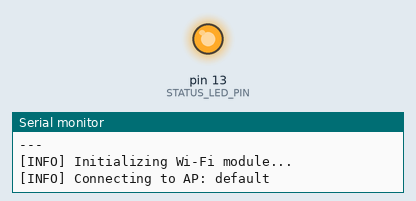
The sketch below on a simulated Arduino Uno, built for the host (arithmetic inside an expression is 32-bit, double 64-bit). Shown: output pins drawn as LEDs (lit = HIGH), the last lines printed to the serial monitor. WiFi joins after 1.5 s; servers stay silent unless stated.

Above: at 1.1 s.
At 2.6 s:
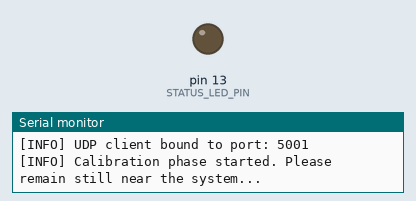
Timing chart, 0 to 4.1 s (numbered marks = the images above):
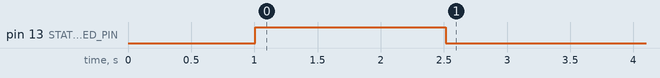

The sketch:

LumosRF.ino
```cpp
/**
 * @file LumosRF.ino
 * @brief LUMOS RF - Advanced ESP8266 Wi-Fi Sensing & Motion Analysis Node.
 *
 * This is the main firmware entry point. It sets up hardware peripherals,
 * performs baseline calibration, runs the signal processing loop, and
 * outputs telemetry over serial and writes to the SPI MicroSD card.
 */

#include "Config.h"
#include "WifiManager.h"
#include "Filters.h"
#include "MotionClassifier.h"
#include <WiFiUdp.h>

// System Components
WifiManager wifi;
Filters filter;
MotionClassifier classifier;
WiFiUDP udpStream;

// Timers and State Variables
unsigned long lastSampleTime = 0;
bool isCalibrated = false;
MotionLevel lastMotionLevel = LEVEL_IDLE;

void setup() {
    // Initialize Serial Port
    Serial.begin(SERIAL_BAUD_RATE);
    delay(1000); // Wait for serial monitor to open

    Serial.println("\n---");
    Serial.println("[BOOT] LUMOS RF Starting...");
    Serial.println("[BOOT] Advanced ESP8266 Wi-Fi Sensing Node");
    Serial.println("[BOOT] Designed for motion analysis & occupancy detection");
    Serial.println("---");

    // Initialize status indicator LED (Built-in)
    pinMode(STATUS_LED_PIN, OUTPUT);
    digitalWrite(STATUS_LED_PIN, HIGH); // Off initially (Active Low)

    // 1. Initialize WiFi connection to the Edimax router
    wifi.begin();

    // 2. Initialize UDP stream
    udpStream.begin(UDP_HUB_PORT);
    Serial.print("[INFO] UDP client bound to port: ");
    Serial.println(UDP_HUB_PORT);

    // 3. Initiate Baseline Calibration
    // The user should remain still during this phase to establish the noise floor.
    filter.startCalibration();
}

void loop() {
    // Keep WiFi active and handle reconnection in the background
    wifi.keepAlive();

    unsigned long currentMillis = millis();

    // Non-blocking sampling timer
    if (currentMillis - lastSampleTime >= MEASUREMENT_INTERVAL_MS) {
        lastSampleTime = currentMillis;

        // Retrieve current RSSI from the router connection
        int8_t rawRssi = wifi.getRSSI();

        // Handle Calibration Phase
        if (filter.isCalibrating()) {
            filter.processCalibrationSample(rawRssi);

            // Print progress indicator
            if (millis() % 1000 < MEASUREMENT_INTERVAL_MS) {
                Serial.print("[INFO] Calibrating baseline... (Raw RSSI: ");
                Serial.print(rawRssi);
                Serial.println(" dBm)");
            }

            // Detect when calibration completes
            if (!filter.isCalibrating()) {
                isCalibrated = true;
                Serial.println("[INFO] System entered SENSING mode.");
                Serial.print("[INFO] Baseline RSSI: ");
                Serial.print((int)filter.getBaselineRSSI());
                Serial.println(" dBm");
            }
        }
        // Handle Active Sensing Mode
        else if (isCalibrated) {
            // Push sample into sliding window buffer
            filter.addSample(rawRssi);

            if (filter.isWindowFull()) {
                float rssiMean = filter.getMean();
                float rssiVar = filter.getVariance();
                float noiseFloor = filter.getNoiseFloor();
                float baselineRSSI = filter.getBaselineRSSI();

                // Compute disturbance metrics
                float anomalyScore = classifier.calculateAnomalyScore(rssiVar, noiseFloor);
                MotionLevel currentLevel = classifier.classify(rssiVar);
                const char* levelStr = MotionClassifier::toString(currentLevel);

                // ADAPTIVE BASELINE TRACKING:
                // Only adapt baseline RSSI when the room is IDLE (no movement).
                // If we adapt during movement, the large variance will pollute the
                // baseline envelope, leading to desensitization.
                if (currentLevel == LEVEL_IDLE) {
                    filter.adaptBaseline(rssiMean);
                }

                // 1. Output Standard Structured Serial Data
                // The format is structured for ease of regex parsing by the Python plotter
                Serial.print("[DATA] RSSI: ");
                Serial.print(rawRssi);
                Serial.print(" | Mean: ");
                Serial.print(rssiMean, 2);
                Serial.print(" | Var: ");
                Serial.print(rssiVar, 4);
                Serial.print(" | Anomaly: ");
                Serial.print(anomalyScore, 2);
                Serial.print(" | Level: ");
                Serial.println(levelStr);

                // 2. Trigger Alerts for Motion Intensity Transitions
                // Alerts are triggered when transitioning from IDLE to any motion level,
                // or when motion intensity increases.
                if (currentLevel != LEVEL_IDLE && currentLevel != lastMotionLevel) {
                    Serial.print("[ALERT] Motion Detected: ");
                    Serial.println(levelStr);
                }

                // 3. Stream Telemetry via UDP
                if (wifi.isConnected()) {
                    char packetBuffer[256];
                    snprintf(packetBuffer, sizeof(packetBuffer),
                             "{\"node_id\":\"%s\",\"ms\":%lu,\"rssi\":%d,\"mean\":%.2f,\"var\":%.4f,\"anomaly\":%.2f,\"level\":\"%s\"}",
                             NODE_ID, currentMillis, rawRssi, rssiMean, rssiVar, anomalyScore, levelStr);

                    udpStream.beginPacket(UDP_HUB_IP, UDP_HUB_PORT);
                    udpStream.write((const uint8_t*)packetBuffer, strlen(packetBuffer));
                    udpStream.endPacket();
                }

                // Update historical state
                lastMotionLevel = currentLevel;
            }
        }
    }
}
```

Filters.cpp
```cpp
/**
 * @file Filters.cpp
 * @brief Implementation of signal processing filters.
 */

#include "Filters.h"
#include <math.h>

Filters::Filters() :
    _head(0),
    _count(0),
    _isCalibrating(false),
    _calibrationCount(0),
    _calibrationRSSIAccumulator(0.0),
    _calibrationVarAccumulator(0.0),
    _calibratedVarCount(0),
    _baselineRSSI(-60.0f),
    _noiseFloor(0.05f) {

    // Initialize circular buffer with zero
    for (int i = 0; i < WINDOW_SIZE; i++) {
        _buffer[i] = 0;
    }
}

void Filters::addSample(int8_t rssi) {
    _buffer[_head] = rssi;
    _head = (_head + 1) % WINDOW_SIZE;

    if (_count < WINDOW_SIZE) {
        _count++;
    }
}

bool Filters::isWindowFull() const {
    return (_count >= WINDOW_SIZE);
}

float Filters::getMean() const {
    if (_count == 0) return 0.0f;

    long sum = 0;
    for (int i = 0; i < _count; i++) {
        sum += _buffer[i];
    }
    return (float)sum / _count;
}

float Filters::getVariance() const {
    if (_count < 2) return 0.0f;

    float mean = getMean();
    double sumSqDiff = 0.0;

    for (int i = 0; i < _count; i++) {
        float diff = _buffer[i] - mean;
        sumSqDiff += (diff * diff);
    }

    // Sample variance (divided by N - 1)
    return (float)(sumSqDiff / (_count - 1));
}

void Filters::startCalibration() {
    _isCalibrating = true;
    _calibrationCount = 0;
    _calibrationRSSIAccumulator = 0.0;
    _calibrationVarAccumulator = 0.0;
    _calibratedVarCount = 0;
    _count = 0;
    _head = 0;
    Serial.println("[INFO] Calibration phase started. Please remain still near the system...");
}

bool Filters::isCalibrating() const {
    return _isCalibrating;
}

void Filters::processCalibrationSample(int8_t rssi) {
    if (!_isCalibrating) return;

    // Add raw RSSI to circular buffer
    addSample(rssi);

    _calibrationCount++;
    _calibrationRSSIAccumulator += rssi;

    // Once the buffer window is full, accumulate variance to determine noise floor
    if (isWindowFull()) {
        _calibrationVarAccumulator += getVariance();
        _calibratedVarCount++;
    }

    // Check if calibration period is complete
    if (_calibrationCount >= CALIBRATION_SAMPLES) {
        _isCalibrating = false;

        // Compute final calibration parameters
        _baselineRSSI = (float)(_calibrationRSSIAccumulator / _calibrationCount);

        if (_calibratedVarCount > 0) {
            _noiseFloor = (float)(_calibrationVarAccumulator / _calibratedVarCount);
        } else {
            _noiseFloor = 0.05f; // Fallback sensible default if variance couldn't be calculated
        }

        // Ensure noise floor is not zero to avoid division by zero later
        if (_noiseFloor < 0.001f) {
            _noiseFloor = 0.001f;
        }

        Serial.println("[INFO] Calibration complete!");
        Serial.print("[INFO] Calibrated Baseline RSSI: ");
        Serial.print(_baselineRSSI, 2);
        Serial.println(" dBm");
        Serial.print("[INFO] Calibrated Noise Floor (Variance): ");
        Serial.print(_noiseFloor, 4);
        Serial.println(" dBm^2");
    }
}

float Filters::getBaselineRSSI() const {
    return _baselineRSSI;
}

float Filters::getNoiseFloor() const {
    return _noiseFloor;
}

void Filters::adaptBaseline(float currentMean) {
    if (_isCalibrating) return;

    // EMA drift tracking: slowly updates baseline RSSI during idle periods.
    // This allows the system to follow slow long-term environmental drifts.
    _baselineRSSI = ((1.0f - BASELINE_ALPHA) * _baselineRSSI) + (BASELINE_ALPHA * currentMean);
}
```

Filters.h
```cpp
/**
 * @file Filters.h
 * @brief Header for signal processing filters, including moving averages,
 *        sliding variance, calibration routines, and adaptive baseline tracking.
 */

#ifndef FILTERS_H
#define FILTERS_H

#include <Arduino.h>
#include "Config.h"

class Filters {
public:
    /**
     * @brief Construct a new Filters object
     */
    Filters();

    /**
     * @brief Adds a new RSSI sample to the sliding window circular buffer
     * @param rssi The raw RSSI sample
     */
    void addSample(int8_t rssi);

    /**
     * @brief Checks if the sliding window is fully populated
     * @return true if the window is full, false otherwise
     */
    bool isWindowFull() const;

    /**
     * @brief Computes the Simple Moving Average (SMA) of the current window
     * @return float The average RSSI
     */
    float getMean() const;

    /**
     * @brief Computes the sample variance of the current window
     * @return float The RSSI variance in dBm^2
     */
    float getVariance() const;

    /**
     * @brief Initiates the calibration sequence
     */
    void startCalibration();

    /**
     * @brief Checks if the system is currently calibrating
     * @return true if calibrating, false if complete
     */
    bool isCalibrating() const;

    /**
     * @brief Process a sample during the calibration phase
     * @param rssi The raw RSSI sample
     */
    void processCalibrationSample(int8_t rssi);

    /**
     * @brief Retrieves the calibrated baseline RSSI
     * @return float Baseline RSSI in dBm
     */
    float getBaselineRSSI() const;

    /**
     * @brief Retrieves the baseline noise floor (average idle variance)
     * @return float Noise floor variance in dBm^2
     */
    float getNoiseFloor() const;

    /**
     * @brief Gradually adapts the baseline RSSI to ambient drift (temperature, etc.)
     * @param currentMean The current SMA RSSI
     */
    void adaptBaseline(float currentMean);

private:
    // Circular Buffer for Sliding Window
    int8_t _buffer[WINDOW_SIZE];
    int _head;
    int _count;

    // Calibration Variables
    bool _isCalibrating;
    int _calibrationCount;

    // Accumulators for baseline calculation
    double _calibrationRSSIAccumulator;
    double _calibrationVarAccumulator;
    int _calibratedVarCount;

    // Calibrated References
    float _baselineRSSI;
    float _noiseFloor;
};

#endif // FILTERS_H
```

MotionClassifier.cpp
```cpp
/**
 * @file MotionClassifier.cpp
 * @brief Implementation of the motion classification system.
 */

#include "MotionClassifier.h"

MotionClassifier::MotionClassifier() {
}

float MotionClassifier::calculateAnomalyScore(float variance, float noiseFloor) const {
    if (noiseFloor <= 0.0001f) {
        return 0.0f;
    }
    // The anomaly score represents the multiple of the current variance
    // compared to the calibrated resting noise floor.
    float score = variance / noiseFloor;
    return score;
}

MotionLevel MotionClassifier::classify(float variance) const {
    if (variance < SLIGHT_THRESHOLD) {
        return LEVEL_IDLE;
    } else if (variance < MODERATE_THRESHOLD) {
        return LEVEL_SLIGHT;
    } else if (variance < HEAVY_THRESHOLD) {
        return LEVEL_MODERATE;
    } else {
        return LEVEL_HEAVY;
    }
}

const char* MotionClassifier::toString(MotionLevel level) {
    switch (level) {
        case LEVEL_IDLE:
            return "IDLE";
        case LEVEL_SLIGHT:
            return "SLIGHT";
        case LEVEL_MODERATE:
            return "MODERATE";
        case LEVEL_HEAVY:
            return "HEAVY";
        default:
            return "UNKNOWN";
    }
}
```

MotionClassifier.h
```cpp
/**
 * @file MotionClassifier.h
 * @brief Classifies signal disturbances into motion intensity levels and
 *        calculates anomaly scores.
 */

#ifndef MOTION_CLASSIFIER_H
#define MOTION_CLASSIFIER_H

#include <Arduino.h>
#include "Config.h"

// Enum representing the parsed motion levels
enum MotionLevel {
    LEVEL_IDLE = 0,
    LEVEL_SLIGHT,
    LEVEL_MODERATE,
    LEVEL_HEAVY
};

class MotionClassifier {
public:
    /**
     * @brief Construct a new Motion Classifier object
     */
    MotionClassifier();

    /**
     * @brief Calculates the anomaly score based on current variance and noise floor
     * @param variance Current sliding window variance
     * @param noiseFloor Calibrated noise floor variance
     * @return float The ratio of variance to noise floor
     */
    float calculateAnomalyScore(float variance, float noiseFloor) const;

    /**
     * @brief Classifies the movement intensity level based on the current variance
     * @param variance Current sliding window variance
     * @return MotionLevel The classified motion level
     */
    MotionLevel classify(float variance) const;

    /**
     * @brief Utility function to convert a MotionLevel enum to its string representation
     * @param level The MotionLevel enum
     * @return const char* String representation (e.g. "IDLE", "SLIGHT", etc.)
     */
    static const char* toString(MotionLevel level);
};

#endif // MOTION_CLASSIFIER_H
```

WifiManager.cpp
```cpp
/**
 * @file WifiManager.cpp
 * @brief Implementation of Wi-Fi management routines.
 */

#include "WifiManager.h"

WifiManager::WifiManager() :
    _lastReconnectAttempt(0),
    _isConnecting(false) {
}

void WifiManager::begin() {
    Serial.println("[INFO] Initializing Wi-Fi module...");

    // Set WiFi to Station (client) mode
    WiFi.mode(WIFI_STA);

    // IMPORTANT FOR RF SENSING:
    // By default, the ESP8266 uses Modem-Sleep mode, turning off the RF circuit
    // when not transmitting to save power. This creates massive artificial drops
    // and fluctuations in RSSI, which ruins motion sensing.
    // We disable sleep to keep the receiver radio fully powered and active.
    WiFi.setSleepMode(WIFI_NONE_SLEEP);

    Serial.print("[INFO] Connecting to AP: ");
    Serial.println(WIFI_SSID);

    WiFi.begin(WIFI_SSID, WIFI_PASSWORD);

    unsigned long startAttemptTime = millis();

    // Blocking wait for initial connection (with timeout)
    while (WiFi.status() != WL_CONNECTED && (millis() - startAttemptTime < WIFI_CONNECTION_TIMEOUT_MS)) {
        delay(500);
        Serial.print(".");
        // Blink built-in LED during connection attempt
        digitalWrite(STATUS_LED_PIN, !digitalRead(STATUS_LED_PIN));
    }
    Serial.println();

    if (WiFi.status() == WL_CONNECTED) {
        digitalWrite(STATUS_LED_PIN, LOW); // Turn on LED (Active Low on NodeMCU) to indicate connected
        Serial.print("[INFO] WiFi Connected. IP Address: ");
        Serial.println(WiFi.localIP());
        Serial.print("[INFO] Signal Strength (RSSI): ");
        Serial.print(WiFi.RSSI());
        Serial.println(" dBm");
    } else {
        digitalWrite(STATUS_LED_PIN, HIGH); // Turn off LED
        Serial.println("[WARN] WiFi Connection failed or timed out. Operating in disconnected sensing mode.");
        _isConnecting = true;
    }
}

bool WifiManager::isConnected() {
    return (WiFi.status() == WL_CONNECTED);
}

int8_t WifiManager::getRSSI() {
    if (!isConnected()) {
        // Return a sentinel value representing "no signal"
        return -127;
    }
    return WiFi.RSSI();
}

void WifiManager::keepAlive() {
    unsigned long currentMillis = millis();

    if (!isConnected()) {
        digitalWrite(STATUS_LED_PIN, HIGH); // Turn off LED if disconnected

        // Non-blocking reconnect attempt every 10 seconds
        if (currentMillis - _lastReconnectAttempt >= 10000) {
            _lastReconnectAttempt = currentMillis;
            Serial.println("[WARN] WiFi disconnected. Attempting reconnection...");

            // Re-initiate connection
            WiFi.begin(WIFI_SSID, WIFI_PASSWORD);
        }
    } else {
        // Keep LED ON when connected
        digitalWrite(STATUS_LED_PIN, LOW);
    }
}
```

WifiManager.h
```cpp
/**
 * @file WifiManager.h
 * @brief Handles Wi-Fi connection establishment and telemetry data capture.
 */

#ifndef WIFI_MANAGER_H
#define WIFI_MANAGER_H

#include <ESP8266WiFi.h>
#include "Config.h"

class WifiManager {
public:
    /**
     * @brief Construct a new Wifi Manager object
     */
    WifiManager();

    /**
     * @brief Initializes Wi-Fi hardware and initiates connection to the AP
     */
    void begin();

    /**
     * @brief Checks if the Wi-Fi connection is currently active
     * @return true if connected, false otherwise
     */
    bool isConnected();

    /**
     * @brief Retrieves the current RSSI (Received Signal Strength Indicator) from the AP
     * @return int8_t RSSI value in dBm, or -127 if not connected
     */
    int8_t getRSSI();

    /**
     * @brief Call inside loop() to handle auto-reconnection in the background
     */
    void keepAlive();

private:
    unsigned long _lastReconnectAttempt;
    bool _isConnecting;
};

#endif // WIFI_MANAGER_H
```

Source omitted: Config.h (2915 bytes)
